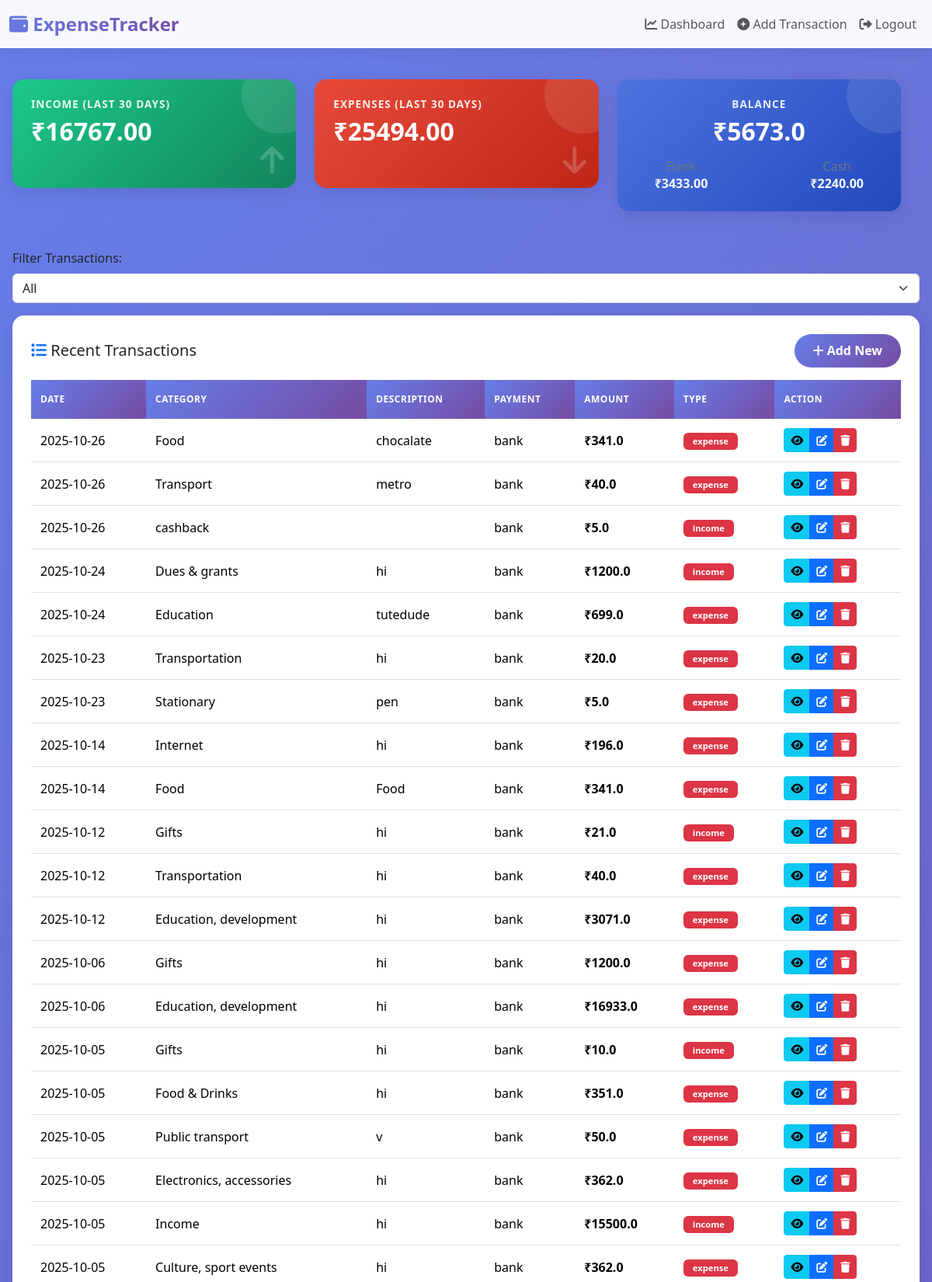
Page /dashboard (signed in, upper part) on the committed database.
### models.py (models this page shows)
class Expense(db.Model):
    id = db.Column(db.Integer, primary_key=True)
    user_id = db.Column(db.Integer, db.ForeignKey('user.id'), nullable=False)
    date = db.Column(db.String(20), nullable=False)
    type = db.Column(db.String(20), nullable=False)          # Income or Expense
    payment_mode = db.Column(db.String(20), nullable=False)  # Cash or Bank
    category = db.Column(db.String(50), nullable=False)
    description = db.Column(db.String(200))
    amount = db.Column(db.Float, nullable=False)

### app.py (the view)
@app.route('/dashboard')
@login_required
def dashboard():
    user_id = current_user.id
    filter_option = request.args.get('filter', 'all')
    today = datetime.now().date()
    query = Expense.query.filter_by(user_id=user_id)
    if filter_option == 'today':
        query = query.filter(Expense.date == today)
    elif filter_option == '7days':
        start_date = today - timedelta(days=7)
        query = query.filter(Expense.date >= start_date)
    elif filter_option == '30days':
        start_date = today - timedelta(days=30)
        query = query.filter(Expense.date >= start_date)
    elif filter_option == 'thismonth':
        start_date = today.replace(day=1)
        query = query.filter(Expense.date >= start_date)
    elif filter_option == 'lastmonth':
        first_day_this_month = today.replace(day=1)
        last_month_end = first_day_this_month - timedelta(days=1)
        start_date = last_month_end.replace(day=1)
        query = query.filter(Expense.date.between(start_date, last_month_end))
    expenses = query.order_by(Expense.date.desc()).all()
    thirty_days_ago = today - timedelta(days=30)
    last30_income = db.session.query(func.sum(Expense.amount)).filter(
        Expense.user_id == user_id,
        Expense.type == 'income',
        Expense.date >= thirty_days_ago
    ).scalar() or 0
    last30_expense = db.session.query(func.sum(Expense.amount)).filter(
        Expense.user_id == user_id,
        Expense.type == 'expense',
        Expense.date >= thirty_days_ago
    ).scalar() or 0
    category_data = db.session.query(Expense.category, func.sum(Expense.amount))\
        .filter_by(user_id=user_id, type='expense')\
        .group_by(Expense.category).all()
    categories = [c[0] for c in category_data]
    category_values = [float(c[1]) for c in category_data]
    expense_trend_data = db.session.query(
        func.strftime('%Y-%m', Expense.date).label('month'),
        func.sum(Expense.amount)
    ).filter_by(user_id=user_id, type='expense')\
     .group_by('month')\
     .order_by('month').all()
    income_trend_data = db.session.query(
        func.strftime('%Y-%m', Expense.date).label('month'),
        func.sum(Expense.amount)
    ).filter_by(user_id=user_id, type='income')\
     .group_by('month')\
     .order_by('month').all()
    all_months = sorted(set(
        [t[0] for t in expense_trend_data] +
        [t[0] for t in income_trend_data]
    ))
    expense_dict = {t[0]: float(t[1]) for t in expense_trend_data}
    income_dict = {t[0]: float(t[1]) for t in income_trend_data}
    months = all_months
    monthly_expenses = [expense_dict.get(month, 0) for month in all_months]
    monthly_income = [income_dict.get(month, 0) for month in all_months]
    monthly_savings = [monthly_income[i] - monthly_expenses[i] for i in range(len(all_months))]
    cash_income = db.session.query(func.sum(Expense.amount)).filter_by(
        payment_mode='cash', type='income', user_id=user_id
    ).scalar() or 0
    cash_expense = db.session.query(func.sum(Expense.amount)).filter_by(
        payment_mode='cash', type='expense', user_id=user_id
    ).scalar() or 0
    cash_balance = cash_income - cash_expense
    bank_income = db.session.query(func.sum(Expense.amount)).filter_by(
        payment_mode='bank', type='income', user_id=user_id
    ).scalar() or 0
    bank_expense = db.session.query(func.sum(Expense.amount)).filter_by(
        payment_mode='bank', type='expense', user_id=user_id
    ).scalar() or 0
    bank_balance = bank_income - bank_expense
    total_balance = cash_balance + bank_balance
    return render_template(
        'dashboard.html',
        expenses=expenses,
        last30_income=last30_income,
        last30_expense=last30_expense,
        total_balance=total_balance,
        bank_balance=bank_balance,
        cash_balance=cash_balance,
        categories=categories,
        category_values=category_values,
        months=months,
        monthly_expenses=monthly_expenses,
        monthly_income=monthly_income,
        monthly_savings=monthly_savings,
        filter=filter_option
    )

### app.py (called while the page is built)
@login_manager.user_loader
def load_user(user_id):
    return User.query.get(int(user_id))

### templates/dashboard.html (shortened to what this page needs)
<!DOCTYPE html>
<html lang="en">
<head>
    <link href="https://cdn.jsdelivr.net/npm/bootstrap@5.3.2/dist/css/bootstrap.min.css" rel="stylesheet">
    <link rel="stylesheet" href="https://cdnjs.cloudflare.com/ajax/libs/font-awesome/6.4.0/css/all.min.css">
    <link rel="stylesheet" href="static/dashboard.css">
</head>
<body>
    <nav class="navbar navbar-expand-lg sticky-top">
        <div class="container-fluid">
            <a class="navbar-brand" href="{{ url_for('dashboard') }}">
                <i class="fas fa-wallet"></i> ExpenseTracker
            </a>
            <div class="collapse navbar-collapse" id="navbarNav">
                <ul class="navbar-nav ms-auto">
                    <li class="nav-item">
                        <a class="nav-link" href="{{ url_for('dashboard') }}">
                            <i class="fas fa-chart-line"></i> Dashboard
                        </a>
                    </li>
                    <li class="nav-item">
                        <a class="nav-link" href="{{ url_for('add_transaction') }}">
                            <i class="fas fa-plus-circle"></i> Add Transaction
                        </a>
                    </li>
                    <li class="nav-item">
                        <a class="nav-link" href="{{ url_for('logout') }}">
                            <i class="fas fa-sign-out-alt"></i> Logout
                        </a>
                    </li>
                </ul>
            </div>
        </div>
    </nav>
    <div class="container-main">
        <div class="row g-3 g-md-4 mb-3 mb-md-4">
            <div class="row g-3 g-md-4 mb-3 mb-md-4">
                <div class="col-12 col-md-4">
                    <div class="card summary-card bg-gradient-success">
                        <h4>Income (Last 30 Days)</h4>
                        <h2>₹{{ "%.2f"|format(last30_income) }}</h2>
                        <i class="fas fa-arrow-up"></i>
                    </div>
                </div>
                <div class="col-12 col-md-4">
                    <div class="card summary-card bg-gradient-danger">
                        <h4>Expenses (Last 30 Days)</h4>
                        <h2>₹{{ "%.2f"|format(last30_expense) }}</h2>
                        <i class="fas fa-arrow-down"></i>
                    </div>
                </div>
                <div class="col-12 col-md-4">
                    <div class="card summary-card bg-gradient-primary text-center">
                        <h4>Balance</h4>
                        <h2>₹{{ total_balance}}</h2>
                        <div class="d-flex justify-content-between px-4 mt-3">
                            <div>
                                <h6 class="text-secondary mb-0">Bank</h6>
                                <p class="fw-semibold mb-0 text-light">₹{{ "%.2f"|format(bank_balance) }}</p>
                            </div>
                            <div>
                                <h6 class="text-secondary mb-0">Cash</h6>
                                <p class="fw-semibold mb-0 text-light">₹{{ "%.2f"|format(cash_balance) }}</p>
                            </div>
                        </div>
                    </div>
                </div>
            </div>
        </div>
        <form method="GET" action="{{ url_for('dashboard') }}" class="mb-3">
            <label for="filter" class="form-label">Filter Transactions:</label>
            <select name="filter" id="filter" class="form-select" onchange="this.form.submit()">
                <option value="all" {% if filter=='all' %}selected{% endif %}>All</option>
            </select>
        </form>
        <div class="card table-card">
            <div
                class="d-flex flex-column flex-sm-row justify-content-between align-items-start align-items-sm-center mb-3 gap-2">
                <h5 class="mb-0">
                    <i class="fas fa-list text-primary"></i> Recent Transactions
                </h5>
                <a href="{{ url_for('add_transaction') }}" class="btn btn-gradient">
                    <i class="fas fa-plus"></i> Add New
                </a>
            </div>
            {% if expenses %}
            <div class="table-responsive">
                <table class="table table-hover align-middle">
                    <thead>
                        <tr>
                            <th>Date</th>
                            <th>Category</th>
                            <th class="d-none d-md-table-cell">Description</th>
                            <th class="d-none d-sm-table-cell">Payment</th>
                            <th>Amount</th>
                            <th class="d-none d-sm-table-cell">Type</th>
                            <th>Action</th>
                        </tr>
                    </thead>
                    <tbody>
                        {% for expense in expenses %}
                        <tr>
                            <td class="text-nowrap">{{ expense.date }}</td>
                            <td>{{ expense.category }}</td>
                            <td class="d-none d-md-table-cell">{{ expense.description }}</td>
                            <td class="d-none d-sm-table-cell">{{ expense.payment_mode }}</td>
                            <td class="fw-bold">₹{{ expense.amount }}</td>
                            <td class="d-none d-sm-table-cell">
                                <span
                                    class="badge {% if expense.type == 'Income' %}bg-success{% else %}bg-danger{% endif %}">
                                    {{ expense.type }}
                                </span>
                            </td>
                            <td>
                                <div class="btn-group btn-group-sm" role="group">
                                    <button class="btn btn-info btn-sm"
                                        onclick="viewTransaction('{{ expense.date }}', '{{ expense.category }}', '{{ expense.description }}', '{{ expense.payment_mode }}', '{{ expense.amount }}', '{{ expense.type }}')">
                                        <i class="fas fa-eye"></i>
                                    </button>
                                    <button class="btn btn-primary btn-sm"
                                        onclick="openEditModal('{{ expense.id }}', '{{ expense.date }}', '{{ expense.type }}', '{{ expense.payment_mode }}', '{{ expense.category }}', '{{ expense.description }}', '{{ expense.amount }}')">
                                        <i class="fas fa-edit"></i>
                                    </button>
                                    <button class="btn btn-danger btn-sm" onclick="deleteExpense('{{ expense.id }}')">
                                        <i class="fas fa-trash"></i>
                                    </button>
                                </div>
                            </td>
                        </tr>
                        {% endfor %}
                    </tbody>
                </table>
            </div>
            {% endif %}
        </div>
    </div>
</body>
</html>

### static/dashboard.css (style rules this page uses)
:root { --primary-color: #4e73df; --success-color: #1cc88a; --danger-color: #e74a3b; --warning-color: #f6c23e; --info-color: #36b9cc; }
* { box-sizing: border-box; }
body { background: linear-gradient(135deg, #667eea 0%, #764ba2 100%); min-height: 100vh; font-family: 'Segoe UI', Tahoma, Geneva, Verdana, sans-serif; margin: 0; padding: 0; }
.navbar { background: rgba(255, 255, 255, 0.95) !important; backdrop-filter: blur(10px); box-shadow: 0 2px 20px rgba(0, 0, 0, 0.1); }
.navbar-brand { font-weight: 700; font-size: 1.5rem; background: linear-gradient(135deg, #667eea 0%, #764ba2 100%); -webkit-background-clip: text; -webkit-text-fill-color: transparent; }
.container-main { max-width: 1400px; margin: 1rem auto; padding: 0 1rem; }
.card { border: none; border-radius: 15px; box-shadow: 0 5px 25px rgba(0, 0, 0, 0.1); transition: transform 0.3s ease, box-shadow 0.3s ease; background: white; }
.summary-card { padding: 1.5rem; position: relative; overflow: hidden; min-height: 140px; }
.summary-card::before { content: ''; position: absolute; top: 0; right: 0; width: 100px; height: 100px; background: rgba(255, 255, 255, 0.1); border-radius: 50%; transform: translate(30%, -30%); }
.summary-card h4 { font-size: 0.85rem; font-weight: 600; text-transform: uppercase; letter-spacing: 1px; margin-bottom: 0.5rem; opacity: 0.9; }
.summary-card h2 { font-size: 2rem; font-weight: 700; margin: 0; word-break: break-word; }
.summary-card i { font-size: 2.5rem; position: absolute; right: 1rem; bottom: 1rem; opacity: 0.2; }
.bg-gradient-success { background: linear-gradient(135deg, #1cc88a 0%, #13855c 100%); color: white; }
.bg-gradient-danger { background: linear-gradient(135deg, #e74a3b 0%, #be2617 100%); color: white; }
.bg-gradient-primary { background: linear-gradient(135deg, #4e73df 0%, #224abe 100%); color: white; }
.table-card { padding: 1.5rem; }
.table { margin-bottom: 0; }
.table thead th { background: linear-gradient(135deg, #667eea 0%, #764ba2 100%); color: white; border: none; font-weight: 600; text-transform: uppercase; font-size: 0.75rem; letter-spacing: 0.5px; padding: 1rem 0.75rem; }
.table tbody tr { transition: all 0.3s ease; }
.table tbody td { padding: 0.75rem; vertical-align: middle; }
.badge { padding: 0.35rem 0.75rem; font-weight: 600; font-size: 0.7rem; }
.btn-gradient { background: linear-gradient(135deg, #667eea 0%, #764ba2 100%); border: none; color: white; padding: 0.6rem 1.5rem; border-radius: 25px; font-weight: 600; transition: all 0.3s ease; white-space: nowrap; }
.table-responsive { overflow-x: auto; -webkit-overflow-scrolling: touch; }

### rows in the picture
Expense: date "2025-10-26", category "Food", description "chocalate", payment_mode "bank", amount "341.0", type "expense"
Expense: date "2025-10-26", category "Transport", description "metro", payment_mode "bank", amount "40.0", type "expense"
Expense: date "2025-10-26", category "cashback", payment_mode "bank", amount "5.0", type "income"
Expense: date "2025-10-24", category "Dues & grants", description "hi", payment_mode "bank", amount "1200.0", type "income"
Expense: date "2025-10-24", category "Education", description "tutedude", payment_mode "bank", amount "699.0", type "expense"
Expense: date "2025-10-23", category "Transportation", description "hi", payment_mode "bank", amount "20.0", type "expense"
Expense: date "2025-10-23", category "Stationary", description "pen", payment_mode "bank", amount "5.0", type "expense"
Expense: date "2025-10-14", category "Internet", description "hi", payment_mode "bank", amount "196.0", type "expense"
Expense: date "2025-10-14", category "Food", description "Food", payment_mode "bank", amount "341.0", type "expense"
Expense: date "2025-10-12", category "Gifts", description "hi", payment_mode "bank", amount "21.0", type "income"
Expense: date "2025-10-12", category "Transportation", description "hi", payment_mode "bank", amount "40.0", type "expense"
Expense: date "2025-10-12", category "Education, development", description "hi", payment_mode "bank", amount "3071.0", type "expense"
Expense: date "2025-10-06", category "Gifts", description "hi", payment_mode "bank", amount "1200.0", type "expense"
Expense: date "2025-10-06", category "Education, development", description "hi", payment_mode "bank", amount "16933.0", type "expense"
Expense: date "2025-10-05", category "Gifts", description "hi", payment_mode "bank", amount "10.0", type "income"
Expense: date "2025-10-05", category "Food & Drinks", description "hi", payment_mode "bank", amount "351.0", type "expense"
Expense: date "2025-10-05", category "Public transport", description "v", payment_mode "bank", amount "50.0", type "expense"
Expense: date "2025-10-05", category "Electronics, accessories", description "hi", payment_mode "bank", amount "362.0", type "expense"
Expense: date "2025-10-05", category "Income", description "hi", payment_mode "bank", amount "15500.0", type "income"
Expense: date "2025-10-05", category "Culture, sport events", description "hi", payment_mode "bank", amount "362.0", type "expense"

### other values in the picture
{{ "%.2f"|format(last30_income) }} "16767.00"
{{ "%.2f"|format(last30_expense) }} "25494.00"
{{ total_balance }} "5673.0"
{{ "%.2f"|format(bank_balance) }} "3433.00"
{{ "%.2f"|format(cash_balance) }} "2240.00"
